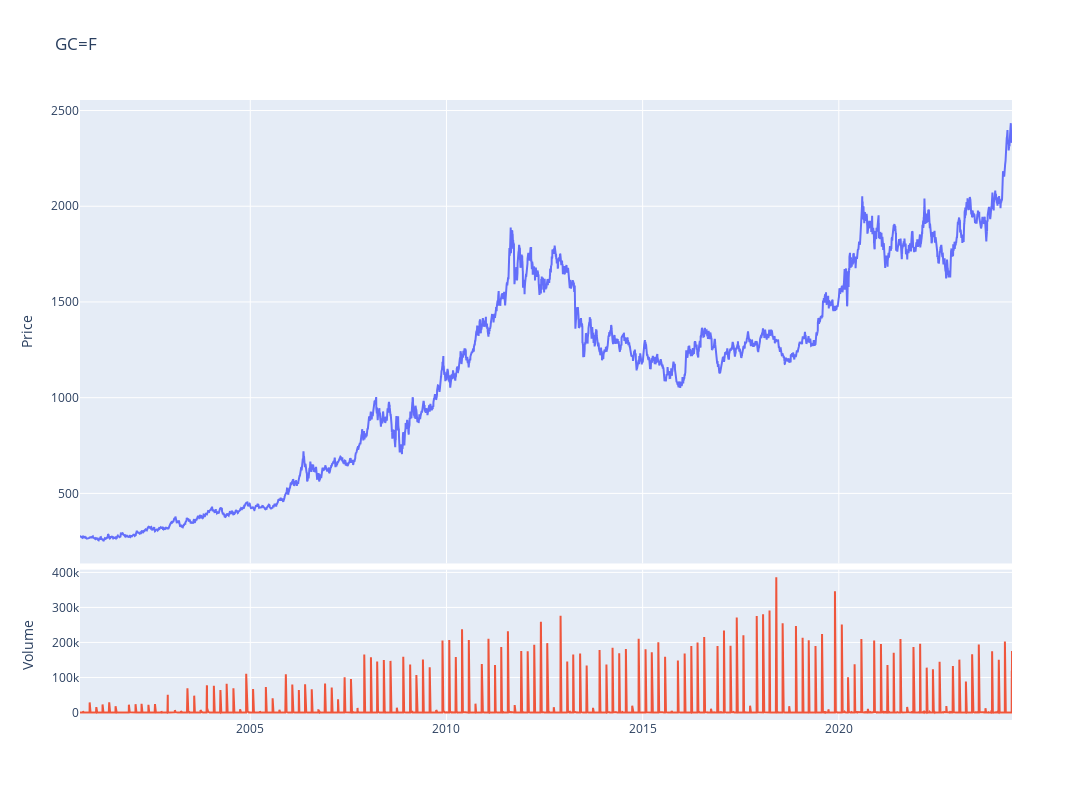

Source (notebook cell):
### Code cell
fig = make_subplots(rows=4, cols=1,shared_xaxes=True,vertical_spacing=0.01,specs=[[{'rowspan':3,'colspan':1}],[None],[None],[{'rowspan':1,'colspan':1}]])

# Graph (1,1)
fig.add_trace(go.Scatter(x=stock_ticker.index,y=stock_ticker['Adj Close'],mode="lines",name=f"{ticker}"),row=1, col=1)
# Update xaxis properties
fig.update_yaxes(title_text="Price", row=1, col=1)

# Graph (4,1)
fig.add_trace(go.Scatter(x=stock_ticker.index,y=stock_ticker['Volume'],mode="lines",name='Volume'),row=4, col=1)
fig.update_yaxes(title_text="Volume", row=4, col=1)

fig.update_layout(height=800, width=1300,showlegend=False,title=f"{ticker}")

fig.show()

### Figure 1 — Plotly figure (JSON) as saved in the notebook; plotly's stock layout.template omitted (floating-point values rounded to 4 significant figures; data arrays with more than 128 entries replaced by an {"elided": "..."} marker saying what was removed)
{"data": [{"mode": "lines", "name": "GC=F", "type": "scatter", "x": {"elided": "5960 str values"}, "xaxis": "x", "y": {"elided": "5960 float values"}, "yaxis": "y"}, {"mode": "lines", "name": "Volume", "type": "scatter", "x": {"elided": "5960 str values"}, "xaxis": "x2", "y": {"elided": "5960 int values"}, "yaxis": "y2"}], "layout": {"height": 800, "showlegend": false, "title": {"text": "GC=F"}, "width": 1300, "xaxis": {"anchor": "y", "domain": [0, 1], "matches": "x2", "showticklabels": false}, "xaxis2": {"anchor": "y2", "domain": [0, 1]}, "yaxis": {"anchor": "x", "domain": [0.2525, 1], "title": {"text": "Price"}}, "yaxis2": {"anchor": "x2", "domain": [0, 0.2425], "title": {"text": "Volume"}}}}
